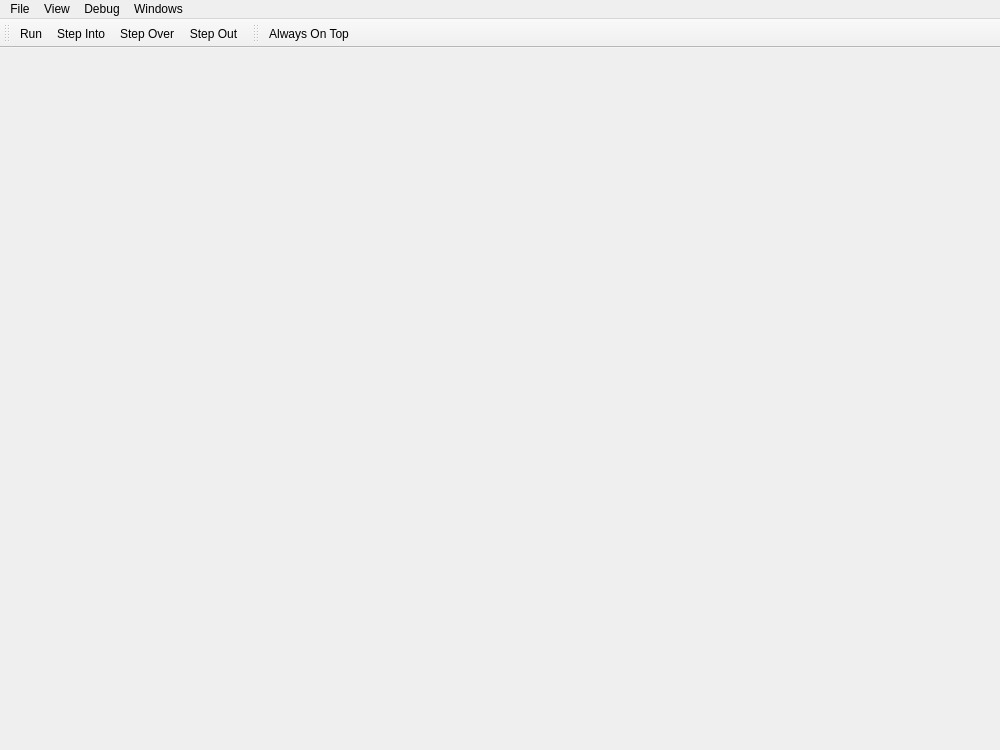
<?xml version="1.0" encoding="UTF-8"?>
<ui version="4.0">
 <class>DebuggerWindow</class>
 <widget class="QMainWindow" name="DebuggerWindow">
  <property name="geometry">
   <rect>
    <x>0</x>
    <y>0</y>
    <width>1000</width>
    <height>750</height>
   </rect>
  </property>
  <property name="windowTitle">
   <string>PCSX2 Debugger</string>
  </property>
  <property name="windowIcon">
   <iconset>
    <normalon>:/icons/AppIcon64.png</normalon>
   </iconset>
  </property>
  <widget class="QToolBar" name="debugToolBar">
   <property name="contextMenuPolicy">
    <enum>Qt::PreventContextMenu</enum>
   </property>
   <property name="movable">
    <bool>true</bool>
   </property>
   <property name="iconSize">
    <size>
     <width>16</width>
     <height>16</height>
    </size>
   </property>
   <property name="toolButtonStyle">
    <enum>Qt::ToolButtonTextBesideIcon</enum>
   </property>
   <property name="floatable">
    <bool>true</bool>
   </property>
   <attribute name="toolBarArea">
    <enum>TopToolBarArea</enum>
   </attribute>
   <attribute name="toolBarBreak">
    <bool>false</bool>
   </attribute>
   <addaction name="actionRun"/>
   <addaction name="actionStepInto"/>
   <addaction name="actionStepOver"/>
   <addaction name="actionStepOut"/>
  </widget>
  <widget class="QMenuBar" name="menuBar">
   <property name="geometry">
    <rect>
     <x>0</x>
     <y>0</y>
     <width>1000</width>
     <height>20</height>
    </rect>
   </property>
   <widget class="QMenu" name="menuFile">
    <property name="title">
     <string>File</string>
    </property>
    <addaction name="actionAnalyse"/>
   </widget>
   <widget class="QMenu" name="menuDebug">
    <property name="title">
     <string>Debug</string>
    </property>
    <addaction name="actionRun"/>
    <addaction name="actionStepInto"/>
    <addaction name="actionStepOver"/>
    <addaction name="actionStepOut"/>
   </widget>
   <widget class="QMenu" name="menuWindows">
    <property name="title">
     <string>Windows</string>
    </property>
   </widget>
   <widget class="QMenu" name="menuView">
    <property name="title">
     <string>View</string>
    </property>
    <addaction name="actionOnTop"/>
   </widget>
   <addaction name="menuFile"/>
   <addaction name="menuView"/>
   <addaction name="menuDebug"/>
   <addaction name="menuWindows"/>
  </widget>
  <widget class="QToolBar" name="viewToolBar">
   <property name="windowTitle">
    <string>toolBar</string>
   </property>
   <attribute name="toolBarArea">
    <enum>TopToolBarArea</enum>
   </attribute>
   <attribute name="toolBarBreak">
    <bool>false</bool>
   </attribute>
   <addaction name="actionOnTop"/>
  </widget>
  <action name="actionRun">
   <property name="icon">
    <iconset theme="play-line"/>
   </property>
   <property name="text">
    <string>Run</string>
   </property>
  </action>
  <action name="actionStepInto">
   <property name="icon">
    <iconset theme="debug-step-into-line"/>
   </property>
   <property name="text">
    <string>Step Into</string>
   </property>
   <property name="shortcut">
    <string>F11</string>
   </property>
  </action>
  <action name="actionStepOver">
   <property name="icon">
    <iconset theme="debug-step-over-line"/>
   </property>
   <property name="text">
    <string>Step Over</string>
   </property>
   <property name="shortcut">
    <string>F10</string>
   </property>
  </action>
  <action name="actionStepOut">
   <property name="icon">
    <iconset theme="debug-step-out-line"/>
   </property>
   <property name="text">
    <string>Step Out</string>
   </property>
   <property name="shortcut">
    <string>Shift+F11</string>
   </property>
  </action>
  <action name="actionOnTop">
   <property name="checkable">
    <bool>true</bool>
   </property>
   <property name="icon">
    <iconset theme="pin-filled"/>
   </property>
   <property name="text">
    <string>Always On Top</string>
   </property>
   <property name="toolTip">
    <string>Show this window on top</string>
   </property>
  </action>
  <action name="actionAnalyse">
   <property name="icon">
    <iconset theme="magnifier-line"/>
   </property>
   <property name="text">
    <string>Analyze</string>
   </property>
  </action>
 </widget>
 <resources/>
 <connections/>
</ui>
